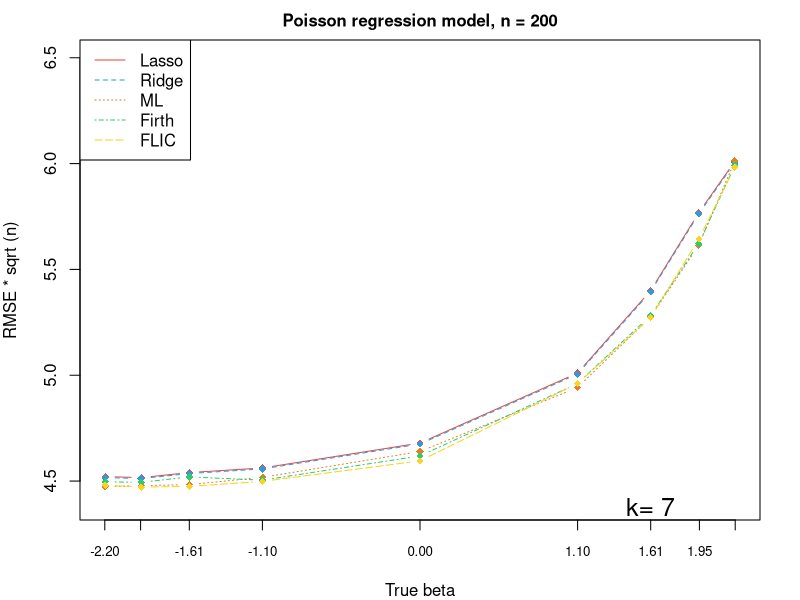
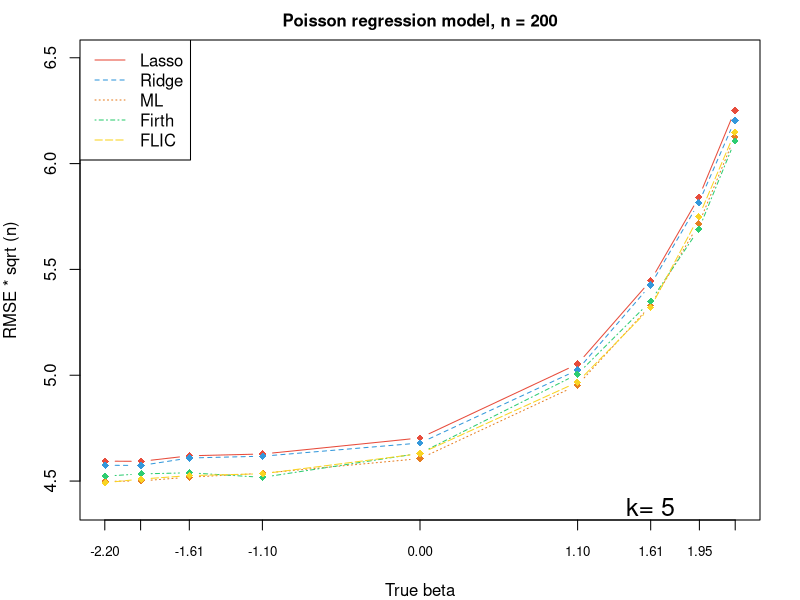
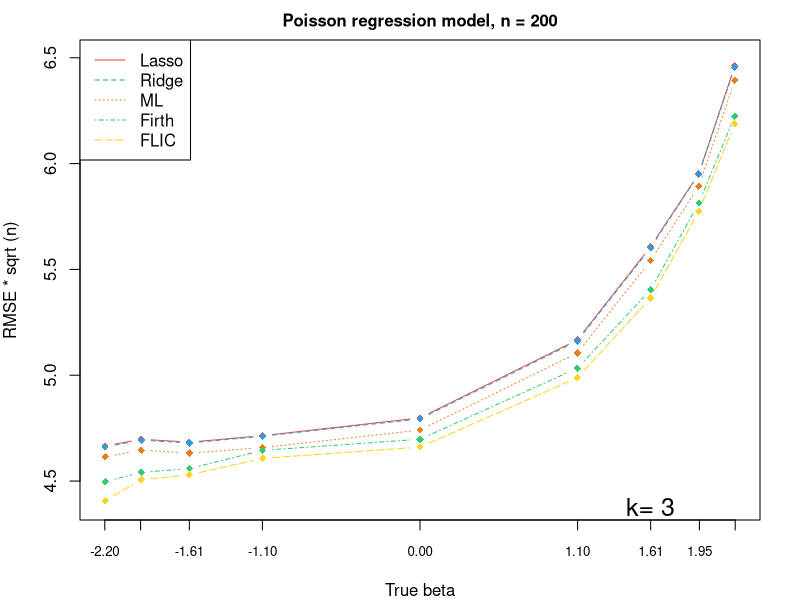
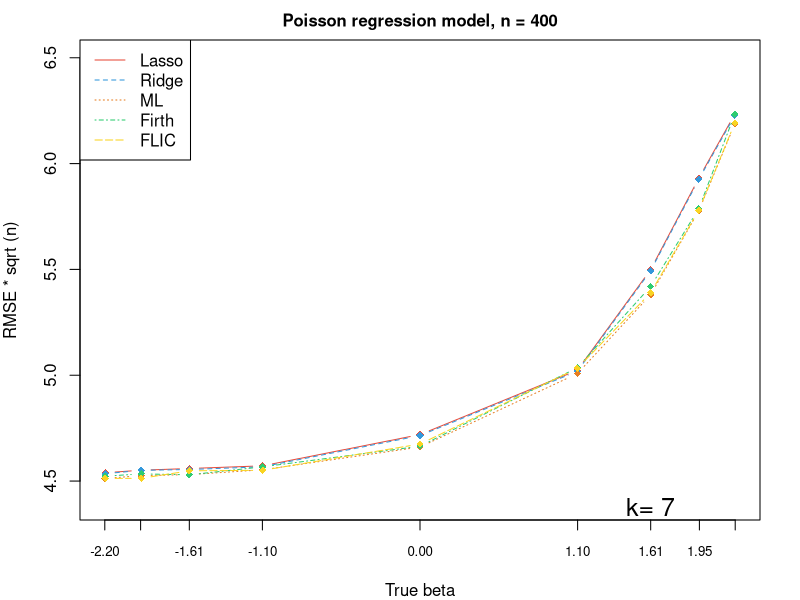
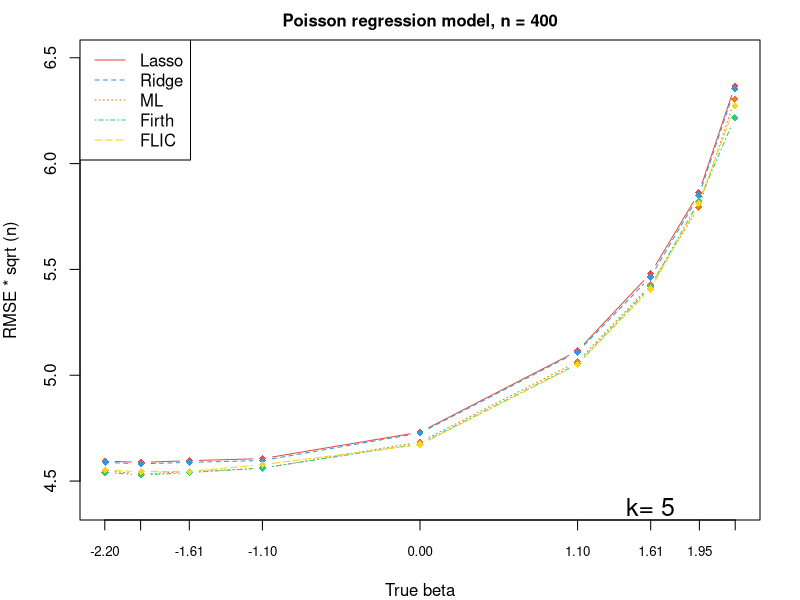
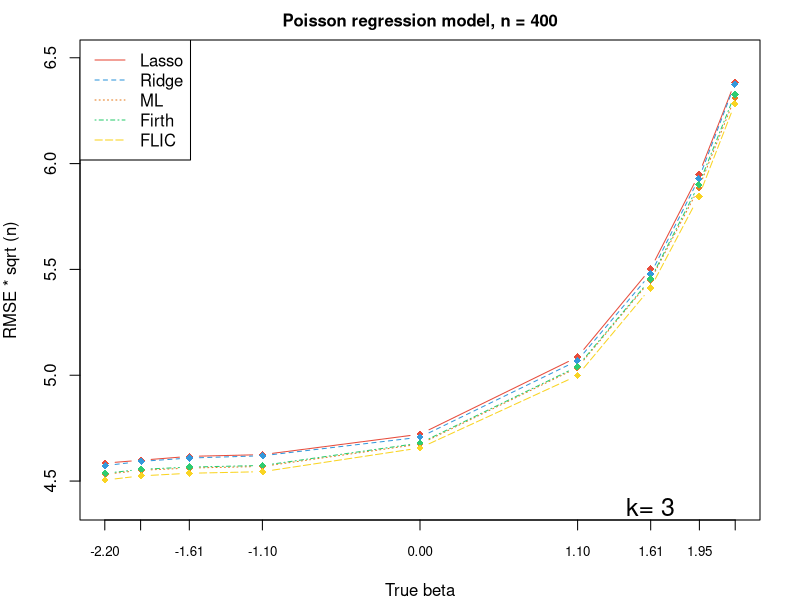
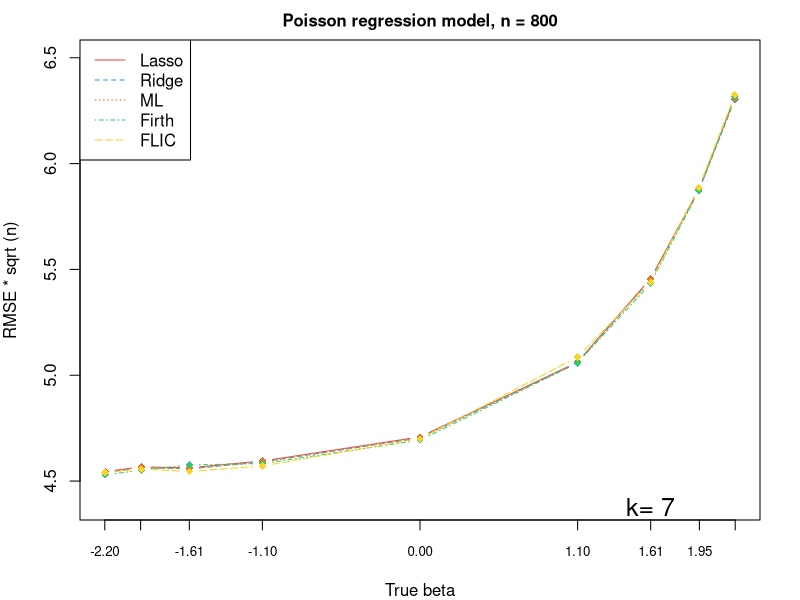
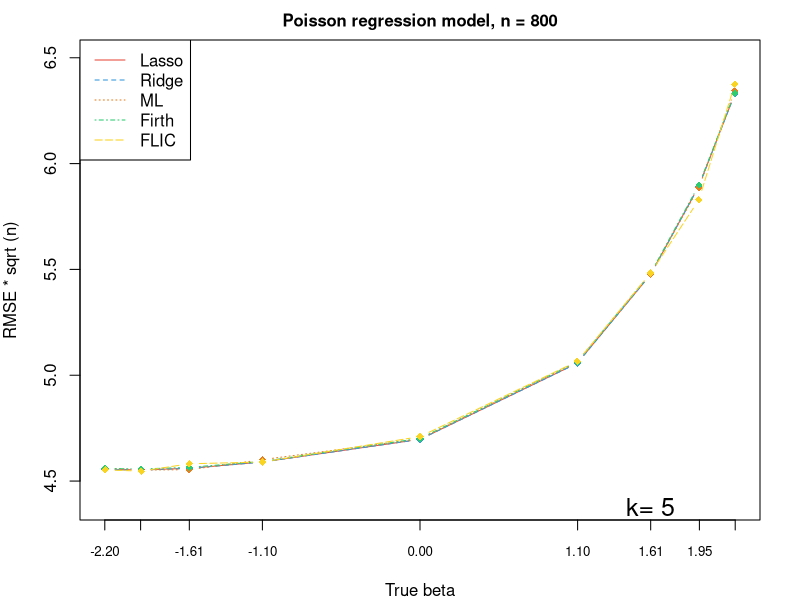

Recreate these plots in R, in order.
#k=7

#n=200,k=7

pred_lasso.k_7_n_200<-c(0.452087380554416,0.451637565499536,0.454013443520544,0.456192607454019,0.467969982241486,
                        0.501011178682582,0.539950257284081,0.576830743980786,0.601081703848461  )

pred_ridge.k_7_n_200<-c(0.451635292174862, 0.451186927929036, 0.453569430111923, 0.455736414846565, 
                        0.467501012259244, 0.500510167504899, 0.539411306026797, 0.576254912240806, 0.600480622144612

)

pred_ml.k_7_n_200<-c(0.447361640088362,0.447818576230807,0.448330887972886,0.451758991257377,
                     0.46397031776296,0.494186613245632,0.527492351024055,0.561461407425449,0.601277836365146 
)
pred_firth.k_7_n_200<-c(0.449632312455279,0.449397031415246,0.451955679211632,0.450435166063741,
                        0.461881308186883,0.496051166237086,0.52824308692567,0.562193765053897,0.599141073627402 )
pred_flic.k_7_n_200<-c(0.448048944650458,0.44716307747544,0.447483225307263,0.449848923999998,
                       0.459560572040678,0.49602524073669,0.527245443369767,0.564352837815708,0.598344685946744 )

#n=400,k=7

pred_lasso.k_7_n_400<-c(0.453927594792561,0.45512487642474,0.455923849196829,
                        0.457197426877235,0.471962637652534,0.502370686196894,0.549880953774302,0.593122052098798,
                        0.623398592437197)

pred_ridge.k_7_n_400<-c(0.453473667197769, 0.455064975154832, 0.455468925346633, 0.456741229448358,
                        0.471490674014881, 0.501867315510697, 0.549330072820527, 0.592528929046700, 0.622775193844760
)

pred_ml.k_7_n_400<-c(0.451216896438437,0.452583925863382,0.453041047770723,0.455329057183939,
                     0.466082353349337,0.500780202121131,0.538014595228603,0.577672109623103,0.618768128719681 
)

pred_firth.k_7_n_400<-c(0.452315546546589,0.453378990333705,0.452961788388037,0.456711283806633,0.466467851454091,
                        0.503557749473434,0.541912863902433,0.578722071971741,0.623380206039506 )

pred_flic.k_7_n_400<-c(0.451267589205723,0.451287496907413,0.454851941247963,0.45507370113742,
                       0.467502935088389,0.503297197438225,0.538942193040907,0.577955922425572,0.61921285993695 
                       )

#n=800,k=7

pred_lasso.k_7_n_800<-c(0.454482041891730, 0.456720629199660, 0.456261451035324, 0.459507337788682, 
                        0.470855906043256, 0.506188704644195, 0.545718661989855, 0.587792530715063, 0.630919960101971
)

pred_ridge.k_7_n_800<-c(0.454027559849839, 0.456263908569461, 0.455806189584288, 0.459047830349893, 
                        0.470384050996213, 0.505882515939550, 0.545173943328865, 0.587204737184347, 0.630288040140870
)

pred_ml.k_7_n_800<-c(0.45402801287985,0.456264364834825,0.455779672362962,0.459048289496186,0.470385521386869,
                     0.505687017628567,0.545166494627227,0.587196334380683,0.630584376724245 )

pred_firth.k_7_n_800<-c(0.452927056073762,0.455134533218127,0.457589081506251,0.458279522937002,
                        0.469334779965455,0.505712478001282,0.543360412191387,0.587125346966574,0.631542972704358 
)
pred_flic.k_7_n_800<-c(0.454020418067841,0.455667965091491,0.45451874865188,0.457170135365773,
                       0.469981728488197,0.508581198533453,0.543963171993641,0.588620285887686,0.632534954005357 )

#k=5

#n=200,k=5

pred_lasso.k_5_n_200<-c(0.459404438231712, 0.459319435132229, 0.461935418572277, 0.462786407753522, 0.470365690180247, 0.50525004261698, 0.54465567620278, 0.584045706968791, 0.625064611032615


)

pred_ridge.k_5_n_200<-c(0.457464764156106, 0.457381523419609, 0.460900622656178, 
                        0.461744689199458, 0.467976411830183, 0.502434967682055, 
                        0.542690831961229, 0.581484568723599, 0.62038201943104

)

pred_ml.k_5_n_200<-c(0.449857306373603,0.450071988170992,0.451843366897634,0.453668678329107,
                     0.46061238131678,0.495294620739127,0.53294252249954,0.571547609125371,0.612748369799641)

pred_firth.k_5_n_200<-c(0.452344309697737,0.453384364043803,0.45391325962849,0.451763207415677,
                        0.46312297163937,0.500489871794791,0.534996658612387,0.568979063424255,0.610702790243939 
 )

pred_flic.k_5_n_200<-c(0.449227281263417,0.450933575377786,0.452581026783316,0.453441401591977,
                       0.462952122340438,0.496698031913584,0.532009928879875,0.574908584640325,0.614734293359673  )

#n=400,k=5

pred_lasso.k_5_n_400<-c(0.459446999653514, 0.458813213063245, 0.45963976453425, 0.460612184812282, 
                        0.47312552737596, 0.511468677704676, 0.548119407473745, 0.586137853360128, 0.636662327976478
)

pred_ridge.k_5_n_400<-c(0.458804103638160, 0.458126346670481, 0.458842367498758,
                        0.459714446363575, 0.47267882139923, 0.510904777342801,
                        0.546451344236390, 0.584803996313588, 0.635324619425165
)

pred_ml.k_5_n_400<-c(0.454897029359915,0.45328040897351,0.454494816371535,0.456052658229982,
                     0.468441116213822,0.506404631390768,0.542692482647272,0.579344409267355,0.63035874057077 )


pred_firth.k_5_n_400<-c(0.454077272231765,0.45284440318025,0.453981706496189,0.456179693051074,
                        0.467611809581902,0.505352714006175,0.541773910002204,0.582189522723514,0.621665961754663 
 )

pred_flic.k_5_n_400<-c(0.455199942208218,0.454396301267361,0.454585478818323,0.457765417487549,
                       0.467183646723238,0.50500688512592,0.540705275816365,0.581194522728092,0.627205001996  )

#n=800, k=5

pred_lasso.k_5_n_800<-c(0.455484013720396, 0.455269336152564, 0.456026394319257,
                        0.459025388368796, 0.469711375187672, 0.505751918899701,
                        0.547634094237148, 0.589311841124862, 0.633001779627860
)

pred_ridge.k_5_n_800<-c(0.455431488346628, 0.455217094816671, 0.455974493386325, 
                        0.458974489975246, 0.469660317452553, 0.505676893305814, 
                        0.547566460650812, 0.589247929602659, 0.632938011011678
)

pred_ml.k_5_n_800<-c(0.456110591036207,0.455198790854804,0.455373196214119,0.460129916839527,
                     0.469949566709822,0.506440714292793,0.54784049288001,0.588671864811533,0.63448903400711) 

pred_firth.k_5_n_800<-c(0.455940954675071,0.455723059211776,0.456483878198455,
                        0.459284673041837,0.470181556744417,0.506257176277979,0.548182182420569,0.589900741865728,0.633305084712573  )

pred_flic.k_5_n_800<-c(0.455295523009723,0.454696950953249,0.458171386877488,0.458986972967409,
                       0.471002053587168,0.506590808473072,0.548255513280206,0.582835927111602,0.637501527555548  )


## k=3

#n=200,k=3 

pred_lasso.k_3_n_200<-c(0.4665768530313198, 0.46976415262218795, 0.46836519238893263, 
                        0.4714608180527485, 0.47985090874901335, 0.5167046925048625, 
                        0.5607888456759628, 0.5952166343301156, 0.646204220552962
                        
)


pred_ridge.k_3_n_200<-c(0.4661102761782888, 0.4692943884695658, 0.4679968261965437, 
                        0.4711953572346957, 0.47937005783926336, 0.5161879878073579, 
                        0.560227056170286, 0.5949874179957845, 0.645558016332409
                        
)

pred_ml.k_3_n_200<-c(0.461460873151851,0.464637186632688,0.463197698310827,0.465784452651531,
                     0.474088217968383,0.510541768616889,0.554208402687802,0.589317939137533,0.639419889846934 
)

pred_firth.k_3_n_200<-c(0.449757899248992,0.454104145254933,0.455913220822515,0.46449757899363608,
                        0.469748682293765,0.503345786145231,0.540376989406729,0.581364307688869,0.622397058022248 )

pred_flic.k_3_n_200<-c(0.4407551006466632, 0.45060993909688064, 0.4529479723829268, 
                       0.4607551006393628, 0.4660317790444807, 0.4988196540973182,
                       0.5364513287866706, 0.5775484902065953, 0.6188050454775677
)


#n=400,k=3

pred_lasso.k_3_n_400<-c(0.4584773584953291, 0.4598486501464241, 0.46166044077616404,
                        0.46248439166517006, 0.47214276926740585, 0.5085851547793837,
                        0.5502586902869229, 0.5948308756407463, 0.6383379909156452
                        
                        
)


pred_ridge.k_3_n_400<-c(0.4572952856934162, 0.4593074328861536, 0.4608892283121562,
                        0.46195007205732925, 0.47072315139873636, 0.5068895485114978,
                        0.5478205743198185, 0.5928376310959617, 0.6375008675418766
                        
)


pred_ml.k_3_n_400<-c(0.4531954044508217, 0.455097673412301, 0.45614301066946926,
                     0.4569092986783873, 0.4674680685825808, 0.5035506482964196,
                     0.5449095943434871, 0.5884464115254925, 0.6310267236788573
)

pred_firth.k_3_n_400<-c(0.453649053503325,0.45555322663894,0.456600611280749,0.457367666345733,
                        0.467936004587168,0.50405470300042,0.545454049393881,0.590046456982475,0.63265938276262 )

pred_flic.k_3_n_400<-c(0.4504941564738697, 0.45246026037034606, 0.4536871806207322, 
                       0.4544331610190627, 0.4656508145705724, 0.4998328122077226, 
                       0.5412825362160011, 0.5844354487570914, 0.6282245088645574
)



#n=800,k=3
pred_lasso.k_3_n_800<-c(0.459259649127295, 0.459302625295289, 0.461053455313152, 0.463181473748966, 
                        0.475180008457303, 0.511589936704196, 0.552248594917957, 0.599263375593002, 0.645366174154899
 )

pred_ridge.k_3_n_800<-c(0.45903116173967, 0.459074116526486, 0.460824075484638, 0.462951035204812,
                        0.474943600492897, 0.511335414347627, 0.551973844373222, 0.59896523461012, 0.645045096456315
)

pred_ml.k_3_n_800<-c(0.457431750026291, 0.45747455514486, 0.45921841668504, 0.461337965395736,
                     0.47328874474205, 0.509553757851642, 0.550050590560075, 0.596878247729945, 0.642797552566223
)

pred_firth.k_3_n_800<-c(0.45697477525104,0.457017537607253,0.458759657028012,0.460877088307429,
                        0.472815928813237,0.509044713138504,0.549501089470604,0.596281965764181,0.642155397169054 )

pred_flic.k_3_n_800<-c(0.4546006053750936, 0.4546994435725464, 0.4560124230716132, 
                       0.4582257861511034, 0.4700961991577542, 0.5068789931544737,
                       0.546961444054306, 0.5947773280857153, 0.6384816635955369
)


par(mfrow=c(3,3))
par(mar=c(2, 2, 2, 2))
op <- par(cex = 1)
margin <- c(5, 4, 4, 2)

x <- c(-log(9), -log(7), -log(5), -log(3), 0, log(3), log(5), log(7), log(9))

ridge_color<-"#E74C3C"
lasso_color<-"#3498DB"
ml_color<-"#E67E22"
firth_color<-"#2ECC71"
flic_color<-"#F9D423"

# Define line styles and colors
line_styles <- c(1, 2, 3, 4, 5)  # Different line styles
line_colors <- c("#E74C3C", "#3498DB", "#E67E22", "#2ECC71", "#F9D423")  # Different line colors

# Load necessary libraries
library(grDevices)
# Define k values
k_values <- c(7, 5, 3)

# Define n values
n_values <- c(200, 400, 800)


# Define n values
n_values <- c(200, 400, 800)

# y_limits <- list(
#      k1_n1 = c(0, 80),
#      k1_n2 = c(0, 30),
#      k1_n3 = c(0, 40),
#      k2_n1 = c(0, 80),
#      k2_n2 = c(0, 20),
#      k2_n3 = c(0, 70),
#      k3_n1 = c(0, 80),
#      k3_n2 = c(0, 80),
#      k3_n3 = c(0, 80)
# )

# Define k values
k_values <- c(7, 5, 3)

# Define n values
n_values <- c(200, 400, 800)

# Loop over n values
for (n in n_values) {
     # Create a new plot for each n value
     par(mfrow=c(1,1))
     par(mar=c(4, 4, 2, 2))
     
     # Loop over k values
     for (k in k_values) {
          # Create variable names
          var_prefix <- paste("k", k, "n", n, sep = "_")
          
          # Load data
          lasso <- get(paste("pred_lasso", var_prefix, sep = ".")) * 10
          ridge <- get(paste("pred_ridge", var_prefix, sep = ".")) * 10
          ml <- get(paste("pred_ml", var_prefix, sep = ".")) * 10
          firth <- get(paste("pred_firth", var_prefix, sep = ".")) * 10
          flic <- get(paste("pred_flic", var_prefix, sep = ".")) * 10
          
          # Plot
          plot(x, lasso, xaxt = 'n',
               type = "b", col = line_colors[1], pch = 18, lty = line_styles[1],
               ylab = "RMSE * sqrt (n)", xlab = "True beta",
               # ylim = y_limits[[paste("k", k, "_n", n, sep = "")]],
               ylim = c(4.4,6.5),
               main = paste("Poisson regression model, n =", n), cex.main = 1)
          axis(side = 1, at = round(x, 2), labels = TRUE, cex.axis = 0.8)
          lines(x, ridge, type = "b", col = line_colors[2], pch = 18, lty = line_styles[2])
          lines(x, ml, type = "b", col = line_colors[3], pch = 18, lty = line_styles[3])
          lines(x, firth, type = "b", col = line_colors[4], pch = 18, lty = line_styles[4])
          lines(x, flic, type = "b", col = line_colors[5], pch = 18, lty = line_styles[5])
          legend("topleft", legend = c("Lasso", "Ridge", "ML", "Firth", "FLIC"),
                 col = line_colors, lty = line_styles, cex = 1)
          
          # Add k value in the bottom left corner
          mtext(paste("k=", k), side = 1, at = log(5), line = -1, cex = 1.5)
          
         
     }
}


# # Define line styles and colors
# line_styles <- c(1, 2, 3, 4, 5)  # Different line styles
# line_colors <- c("#E74C3C", "#3498DB", "#E67E22", "#2ECC71", "#F9D423")  # Different line colors
# 
# # Load necessary libraries
# library(grDevices)
# # Define k values
# k_values <- c(7, 5, 3)
# 
# # Define n values
# n_values <- c(200, 400, 800)
# 
# 
# # Loop over k and n values
# for (k in k_values) {
#      for (n in n_values) {
#           # Create variable names
#           var_prefix <- paste("k", k, "n", n, sep = "_")
# 
#           # Load data
#           lasso <- get(paste("pred_lasso", var_prefix, sep = ".")) * 10
#           ridge <- get(paste("pred_ridge", var_prefix, sep = ".")) * 10
#           ml <- get(paste("pred_ml", var_prefix, sep = ".")) * 10
#           firth <- get(paste("pred_firth", var_prefix, sep = ".")) * 10
#           flic <- get(paste("pred_flic", var_prefix, sep = ".")) * 10
# 
#           # Plot
#           plot(x, lasso, xaxt = 'n',
#                type = "b", col = line_colors[1], pch = 18, lty = line_styles[1],
#                ylab = "RMSE * sqrt (n)", xlab = "True beta",
#                ylim = y_limits[[paste("k", k, "_n", n, sep = "")]], main = paste("Poisson regression model, k =", k), cex.main = 0.7)
#           axis(side = 1, at = round(x, 2), labels = TRUE, cex.axis = 0.8)
#           lines(x, ridge, type = "b", col = line_colors[2], pch = 18, lty = line_styles[2])
#           lines(x, ml, type = "b", col = line_colors[3], pch = 18, lty = line_styles[3])
#           lines(x, firth, type = "b", col = line_colors[4], pch = 18, lty = line_styles[4])
#           lines(x, flic, type = "b", col = line_colors[5], pch = 18, lty = line_styles[5])
#           legend("topleft", legend = c("Lasso", "Ridge", "ML", "Firth", "FLIC"),
#                  col = line_colors, lty = line_styles, cex = 0.5)
# 
#           # Add n value in the bottom left corner
#           mtext(paste("n=", n), side = 1, at = log(5), line = -1, cex = 0.6)
# 
#           # Add x and y axis labels
#           mtext("True beta", side = 1, line = 2, cex = 0.7)
#           mtext("RMSE(prediction) * sqrt (n)", side = 2, line = 2, cex = 0.7)
#      }
# }

